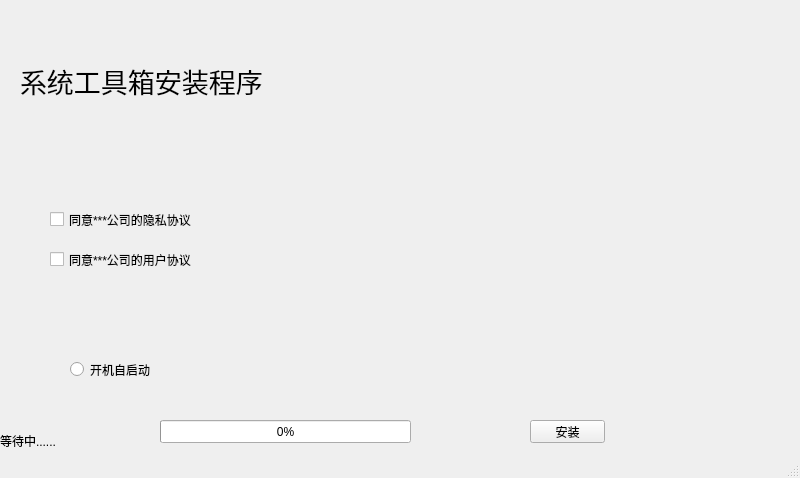
<?xml version="1.0" encoding="UTF-8"?>
<ui version="4.0">
 <class>MainWindow</class>
 <widget class="QMainWindow" name="MainWindow">
  <property name="geometry">
   <rect>
    <x>0</x>
    <y>0</y>
    <width>800</width>
    <height>478</height>
   </rect>
  </property>
  <property name="windowTitle">
   <string>MainWindow</string>
  </property>
  <widget class="QWidget" name="centralwidget">
   <widget class="QPushButton" name="install">
    <property name="geometry">
     <rect>
      <x>530</x>
      <y>420</y>
      <width>75</width>
      <height>23</height>
     </rect>
    </property>
    <property name="text">
     <string>安装</string>
    </property>
   </widget>
   <widget class="QCheckBox" name="one">
    <property name="geometry">
     <rect>
      <x>50</x>
      <y>210</y>
      <width>151</width>
      <height>19</height>
     </rect>
    </property>
    <property name="text">
     <string>同意***公司的隐私协议</string>
    </property>
   </widget>
   <widget class="QCheckBox" name="two">
    <property name="geometry">
     <rect>
      <x>50</x>
      <y>250</y>
      <width>151</width>
      <height>19</height>
     </rect>
    </property>
    <property name="text">
     <string>同意***公司的用户协议</string>
    </property>
   </widget>
   <widget class="QLabel" name="label">
    <property name="geometry">
     <rect>
      <x>310</x>
      <y>-30</y>
      <width>491</width>
      <height>431</height>
     </rect>
    </property>
    <property name="text">
     <string/>
    </property>
    <property name="pixmap">
     <pixmap>icon.ico</pixmap>
    </property>
   </widget>
   <widget class="QLabel" name="label_2">
    <property name="geometry">
     <rect>
      <x>20</x>
      <y>40</y>
      <width>251</width>
      <height>81</height>
     </rect>
    </property>
    <property name="font">
     <font>
      <pointsize>20</pointsize>
     </font>
    </property>
    <property name="text">
     <string>系统工具箱安装程序</string>
    </property>
   </widget>
   <widget class="QRadioButton" name="kjzqd">
    <property name="geometry">
     <rect>
      <x>70</x>
      <y>360</y>
      <width>98</width>
      <height>19</height>
     </rect>
    </property>
    <property name="text">
     <string>开机自启动</string>
    </property>
   </widget>
   <widget class="QLabel" name="label_3">
    <property name="geometry">
     <rect>
      <x>0</x>
      <y>430</y>
      <width>91</width>
      <height>21</height>
     </rect>
    </property>
    <property name="text">
     <string>等待中......</string>
    </property>
   </widget>
   <widget class="QProgressBar" name="install_bar">
    <property name="geometry">
     <rect>
      <x>160</x>
      <y>420</y>
      <width>251</width>
      <height>23</height>
     </rect>
    </property>
    <property name="value">
     <number>0</number>
    </property>
   </widget>
  </widget>
  <widget class="QStatusBar" name="statusbar"/>
 </widget>
 <resources/>
 <connections/>
</ui>
